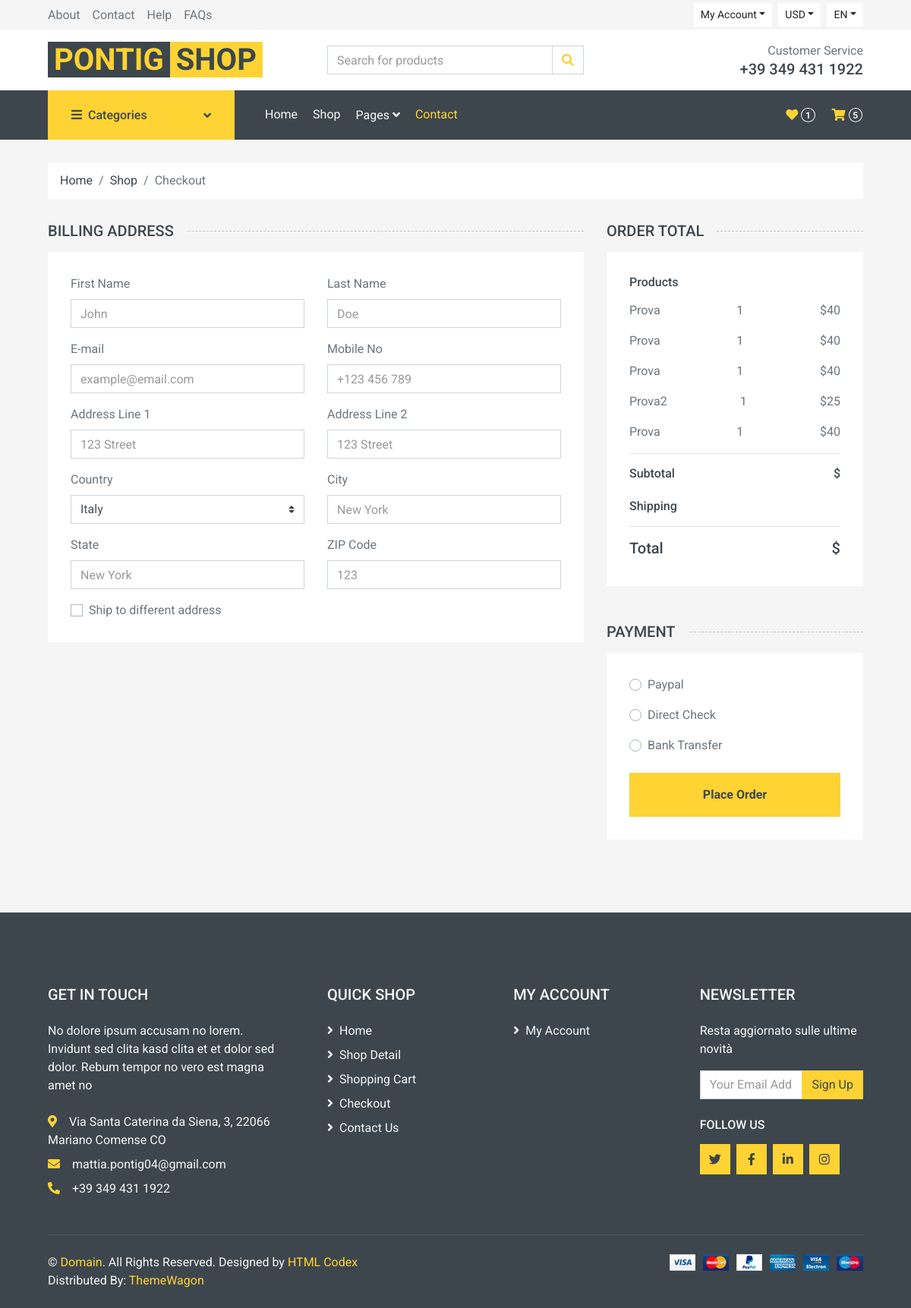
The page /ecom/checkout.php (signed in) on the database its author committed.
### tables this page shows
CREATE TABLE `acquisto` (
  `idC` int(11) NOT NULL,
  `quantit` int(11) NOT NULL,
  `idArticolo` int(11) NOT NULL,
  `idCarrello` int(11) NOT NULL
);

CREATE TABLE `prodotti` (
  `id` int(11) NOT NULL,
  `nome` varchar(16) NOT NULL,
  `des` text NOT NULL,
  `quant` int(11) NOT NULL,
  `prezzo` int(11) NOT NULL,
  `idCat` int(11) NOT NULL,
  `sconto` int(11) DEFAULT NULL,
  `img` int(11) DEFAULT NULL,
  `autore` varchar(16) DEFAULT NULL
);

### ecom/DatabaseClassSingleton.php (called while the page is built, shortened)
<?php
class DatabaseClassSingleton
{
    private $_connection;
    private static $_instance;
    private  $dbhost = "localhost";
    private  $username = "root";
    private  $password = "";
    private  $dbname = "ecommerce";
    public static function getInstance()
    {
        if (!self::$_instance) {
            self::$_instance = new self();
        }
        return self::$_instance;
    }
    private function __construct()
    {
        try {
            $this->_connection = new mysqli($this->dbhost, $this->username,  $this->password, $this->dbname);
        } catch (Exception $e) {
            if (mysqli_connect_error()) {
                echo "Failed to conencto to MySQL: " . mysqli_connect_error() . E_USER_ERROR;
            }
        }
    }
    public function Select($query = "", $params = [])
    {
        try {
            $stmt = $this->executeStatement($query, $params);
            $result = $stmt->get_result()->fetch_all(MYSQLI_ASSOC);
            return $result;
        } catch (Exception $e) {
            throw new Exception($e->getMessage());
        }
        return false;
    }
    private function executeStatement($query = "", $params = [])
    {
        try {
            $stmt = $this->_connection->prepare($query);
            $stmt->execute();
            return $stmt;
        } catch (Exception $e) {
            throw new Exception($e->getMessage());
        }
    }
}

### ecom/checkout/getProd.php (the view)
<?php
$result = DatabaseClassSingleton::getInstance()->Select("Select * from acquisto as ac join prodotti as p on ac.idArticolo = p.id where idCarrello=". $_SESSION["idCarrello"]);
foreach ($result as $row) {
$s = '<div class="d-flex justify-content-between">
        <p>' . $row['nome'] .'</p>
        <p>' . $row['quantit'] .'</p>
        <p>$'.$row['quantit']*$row['prezzo'].'</p>
        </div>';
echo $s;
}
?>

### rows shown on the page
acquisto: idArticolo.nome "Prova", quantit "1", $row['quantit']*$row['prezzo'] "40"
acquisto: idArticolo.nome "Prova", quantit "1", $row['quantit']*$row['prezzo'] "40"
acquisto: idArticolo.nome "Prova", quantit "1", $row['quantit']*$row['prezzo'] "40"
acquisto: idArticolo.nome "Prova2", quantit "1", $row['quantit']*$row['prezzo'] "25"
acquisto: idArticolo.nome "Prova", quantit "1", $row['quantit']*$row['prezzo'] "40"

### other values the page prints
$t "1"
$t "5"
